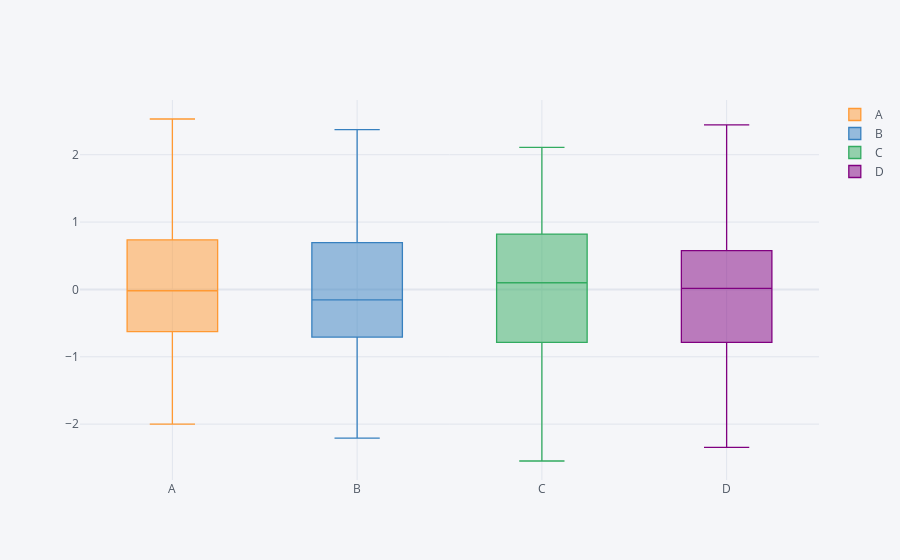

Notebook code cell kept with this figure:
### Markdown cell above
## Boxplots

### Code cell
df.iplot(kind='box')
